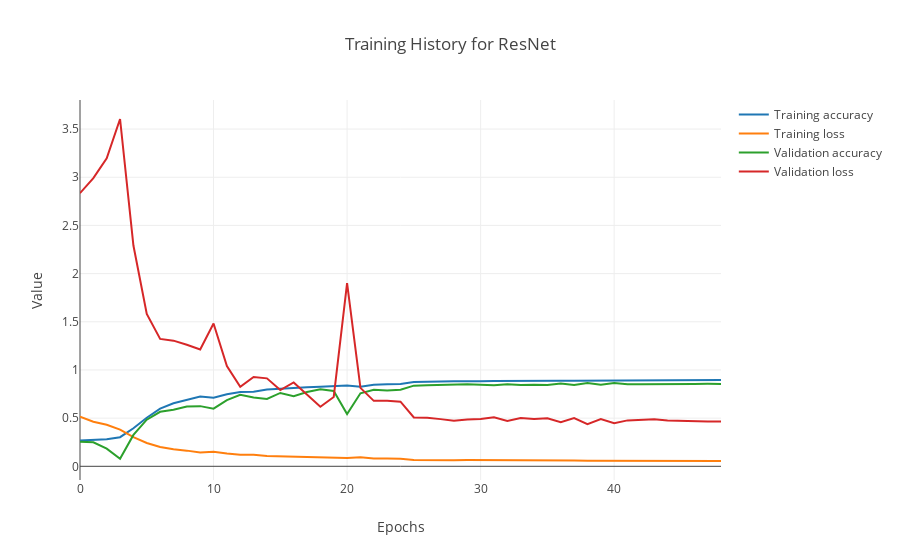

Source (notebook cell):
### Code cell
py.iplot(dict(data=[
        go.Scatter(x=c_resnet_history.index, y=c_resnet_history.acc, mode='lines', name='Training accuracy'),
        go.Scatter(x=c_resnet_history.index, y=c_resnet_history.loss, mode='lines', name='Training loss'),
        go.Scatter(x=c_resnet_history.index, y=c_resnet_history.val_acc, mode='lines', name='Validation accuracy'),
        go.Scatter(x=c_resnet_history.index, y=c_resnet_history.val_loss, mode='lines', name='Validation loss')],
              layout=go.Layout(title='Training History for ResNet',
                               xaxis=dict(title='Epochs'),
                               yaxis=dict(title='Value'))))
